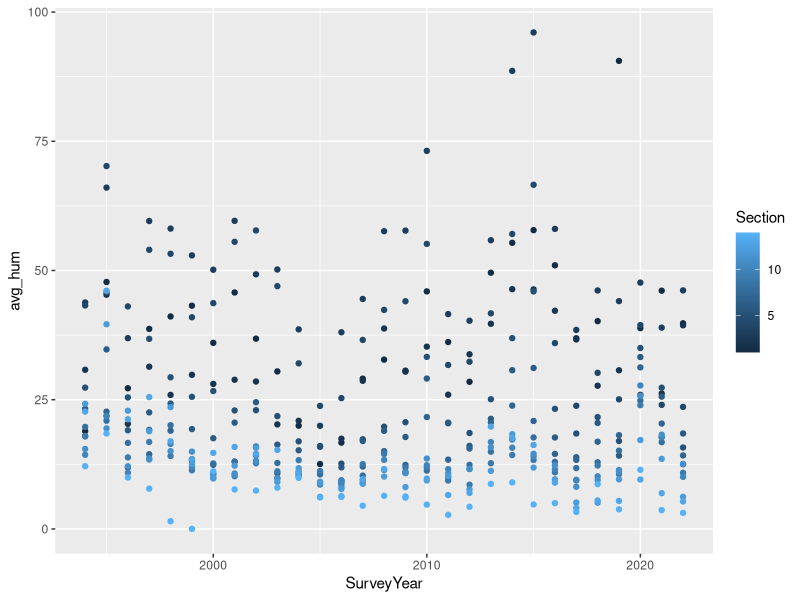
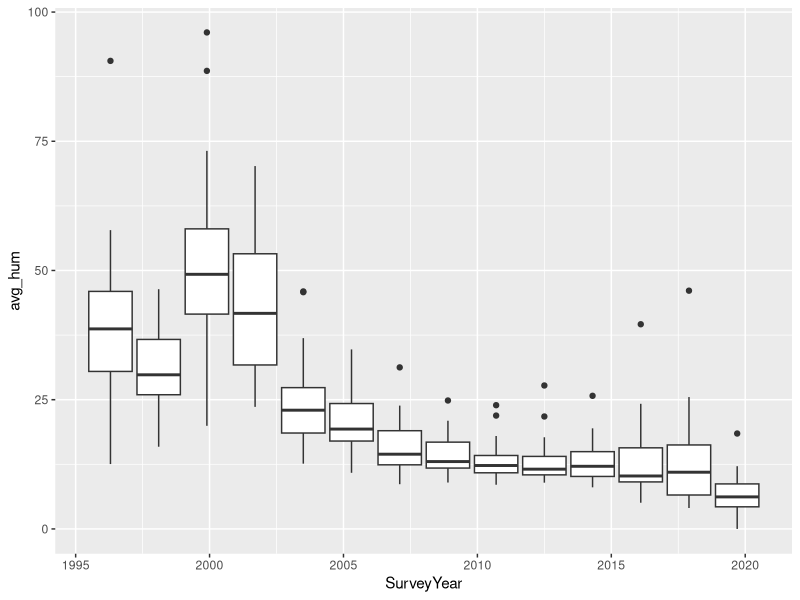

The R script that drew these images, in order:
##GOGA Snowy Plover Trends
#Marin Conservation Collaborative
#Daniel Solorzano-Jones
#1/21/2025

#Setting my directory
setwd("~/MCC/SNPL")

#Load required packages
library(tidyverse)


##HUMAN DOG Data

#Import Human & Dog dataset
hum_dog <- read.csv("Humans_Dogs_CLEAN.csv", header = TRUE, stringsAsFactors = F)
view(hum_dog)

hum_dog_grouped <- hum_dog %>%
  group_by(SurveyYear, Section) %>%
  summarize(avg_hum = mean(NumHumans), avg_roam_dog = mean(NumDogsRoaming))
view(hum_dog_grouped)

#Plotting
ggplot(hum_dog_grouped, mapping = aes(x = SurveyYear, y = avg_hum)) + 
  geom_point(aes(color = Section))
ggplot(hum_dog_grouped, mapping = aes(x = SurveyYear, y = avg_hum, group = Section)) + 
  geom_boxplot()


##SHOREBIRD Data







       
